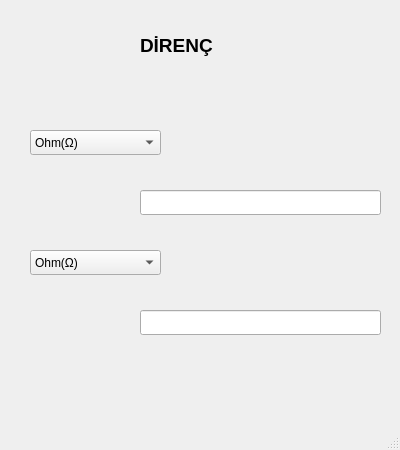
<?xml version="1.0" encoding="UTF-8"?>
<ui version="4.0">
 <class>MainWindow_direnc</class>
 <widget class="QMainWindow" name="MainWindow_direnc">
  <property name="geometry">
   <rect>
    <x>0</x>
    <y>0</y>
    <width>400</width>
    <height>450</height>
   </rect>
  </property>
  <property name="windowTitle">
   <string>DİRENÇ</string>
  </property>
  <widget class="QWidget" name="centralwidget">
   <widget class="QLabel" name="label">
    <property name="geometry">
     <rect>
      <x>140</x>
      <y>30</y>
      <width>101</width>
      <height>31</height>
     </rect>
    </property>
    <property name="font">
     <font>
      <pointsize>14</pointsize>
      <weight>75</weight>
      <bold>true</bold>
     </font>
    </property>
    <property name="text">
     <string>DİRENÇ</string>
    </property>
   </widget>
   <widget class="QComboBox" name="comboBox">
    <property name="geometry">
     <rect>
      <x>30</x>
      <y>130</y>
      <width>131</width>
      <height>25</height>
     </rect>
    </property>
    <item>
     <property name="text">
      <string>Ohm(Ω)</string>
     </property>
    </item>
    <item>
     <property name="text">
      <string>Miliohm(mΩ)</string>
     </property>
    </item>
    <item>
     <property name="text">
      <string>Mikroohm(µΩ)</string>
     </property>
    </item>
    <item>
     <property name="text">
      <string>Nanoohm(nΩ)</string>
     </property>
    </item>
    <item>
     <property name="text">
      <string>Kiloohm(kΩ)</string>
     </property>
    </item>
    <item>
     <property name="text">
      <string>Megaohm(MΩ)</string>
     </property>
    </item>
    <item>
     <property name="text">
      <string>Gigaohm(GΩ)</string>
     </property>
    </item>
    <item>
     <property name="text">
      <string>Planck Empedansı</string>
     </property>
    </item>
    <item>
     <property name="text">
      <string>Nicelenmiş Hall Direnci</string>
     </property>
    </item>
    <item>
     <property name="text">
      <string>ESU Direnci</string>
     </property>
    </item>
    <item>
     <property name="text">
      <string>EMU Direnci</string>
     </property>
    </item>
    <item>
     <property name="text">
      <string>Statohm</string>
     </property>
    </item>
    <item>
     <property name="text">
      <string>Volt/Amper</string>
     </property>
    </item>
    <item>
     <property name="text">
      <string>Abohm</string>
     </property>
    </item>
   </widget>
   <widget class="QComboBox" name="comboBox_2">
    <property name="geometry">
     <rect>
      <x>30</x>
      <y>250</y>
      <width>131</width>
      <height>25</height>
     </rect>
    </property>
    <item>
     <property name="text">
      <string>Ohm(Ω)</string>
     </property>
    </item>
    <item>
     <property name="text">
      <string>Miliohm(mΩ)</string>
     </property>
    </item>
    <item>
     <property name="text">
      <string>Mikroohm(µΩ)</string>
     </property>
    </item>
    <item>
     <property name="text">
      <string>Nanoohm(nΩ)</string>
     </property>
    </item>
    <item>
     <property name="text">
      <string>Kiloohm(kΩ)</string>
     </property>
    </item>
    <item>
     <property name="text">
      <string>Megaohm(MΩ)</string>
     </property>
    </item>
    <item>
     <property name="text">
      <string>Gigaohm(GΩ)</string>
     </property>
    </item>
    <item>
     <property name="text">
      <string>Planck Empedansı</string>
     </property>
    </item>
    <item>
     <property name="text">
      <string>Nicelenmiş Hall Direnci</string>
     </property>
    </item>
    <item>
     <property name="text">
      <string>ESU Direnci</string>
     </property>
    </item>
    <item>
     <property name="text">
      <string>EMU Direnci</string>
     </property>
    </item>
    <item>
     <property name="text">
      <string>Statohm</string>
     </property>
    </item>
    <item>
     <property name="text">
      <string>Volt/Amper</string>
     </property>
    </item>
    <item>
     <property name="text">
      <string>Abohm</string>
     </property>
    </item>
   </widget>
   <widget class="QLineEdit" name="lineEdit_2">
    <property name="geometry">
     <rect>
      <x>140</x>
      <y>190</y>
      <width>241</width>
      <height>25</height>
     </rect>
    </property>
   </widget>
   <widget class="QLineEdit" name="lineEdit_3">
    <property name="geometry">
     <rect>
      <x>140</x>
      <y>310</y>
      <width>241</width>
      <height>25</height>
     </rect>
    </property>
   </widget>
  </widget>
  <widget class="QMenuBar" name="menubar">
   <property name="geometry">
    <rect>
     <x>0</x>
     <y>0</y>
     <width>400</width>
     <height>26</height>
    </rect>
   </property>
  </widget>
  <widget class="QStatusBar" name="statusbar"/>
 </widget>
 <resources/>
 <connections/>
</ui>
